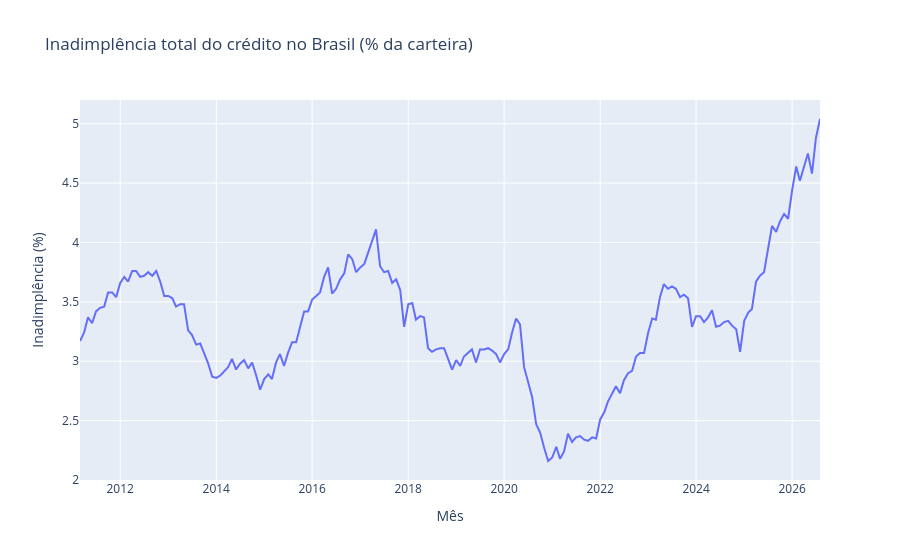

The code cell stored with this chart in its notebook:
### Code cell
import plotly.express as px

grafico_inadimplencia_total = px.line(
    tabela_inadimplencia,
    x="data",
    y="valor",
    title="Inadimplência total do crédito no Brasil (% da carteira)",
    labels={"data": "Mês", "valor": "Inadimplência (%)"},
)
grafico_inadimplencia_total.show()

### Figure 1 — Plotly figure (JSON) as saved in the notebook; plotly's stock layout.template omitted (floating-point values rounded to 4 significant figures; data arrays with more than 128 entries replaced by an {"elided": "..."} marker saying what was removed)
{"data": [{"hovertemplate": "Mês=%{x}<br>Inadimplência (%)=%{y}<extra></extra>", "legendgroup": "", "line": {"color": "#636efa", "dash": "solid"}, "marker": {"symbol": "circle"}, "mode": "lines", "name": "", "orientation": "v", "showlegend": false, "type": "scatter", "x": {"elided": "186 str values"}, "xaxis": "x", "y": {"elided": "186 float values"}, "yaxis": "y"}], "layout": {"legend": {"tracegroupgap": 0}, "title": {"text": "Inadimplência total do crédito no Brasil (% da carteira)"}, "xaxis": {"anchor": "y", "domain": [0, 1], "title": {"text": "Mês"}}, "yaxis": {"anchor": "x", "domain": [0, 1], "title": {"text": "Inadimplência (%)"}}}}
